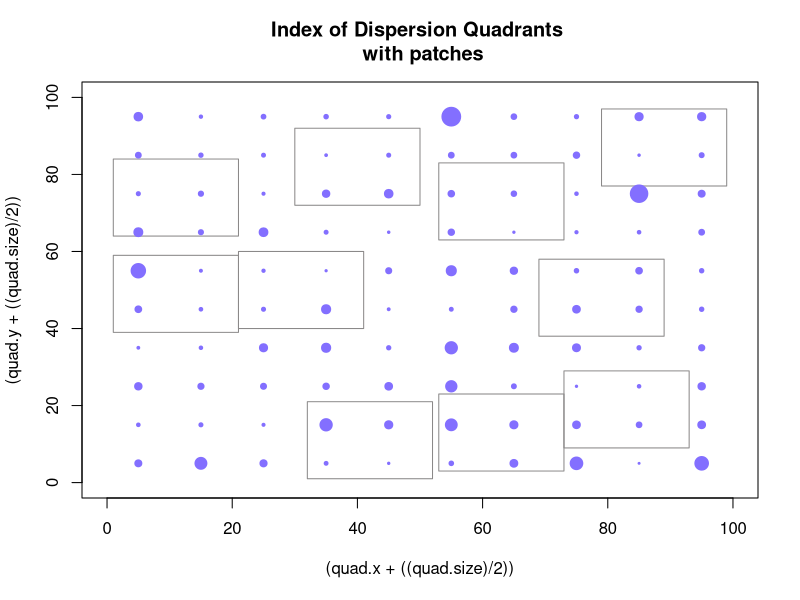
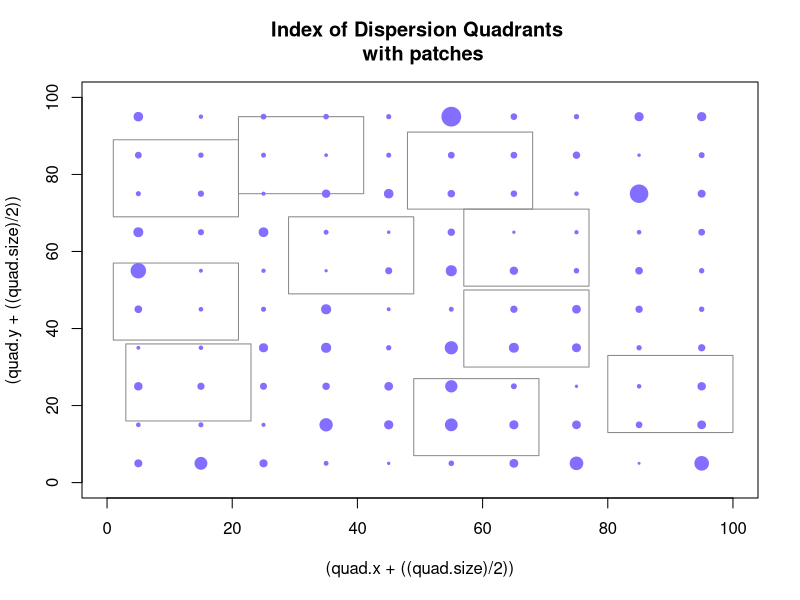
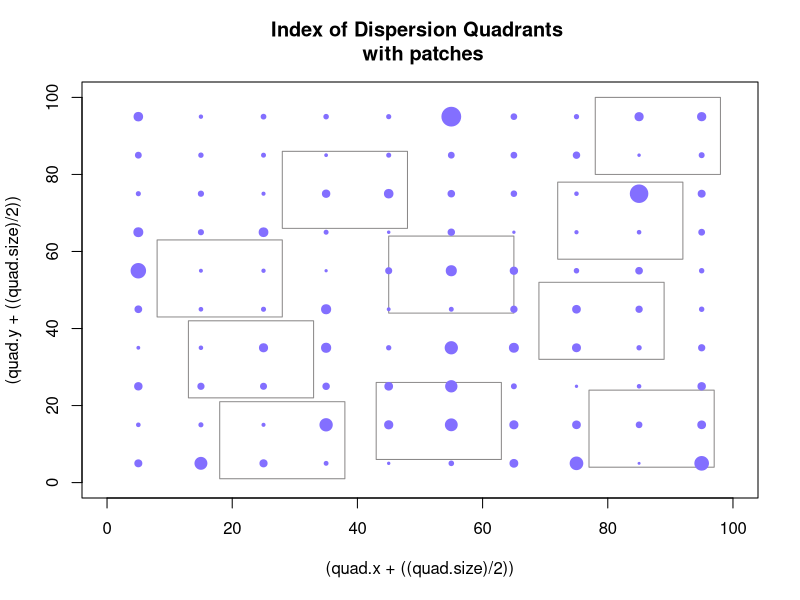
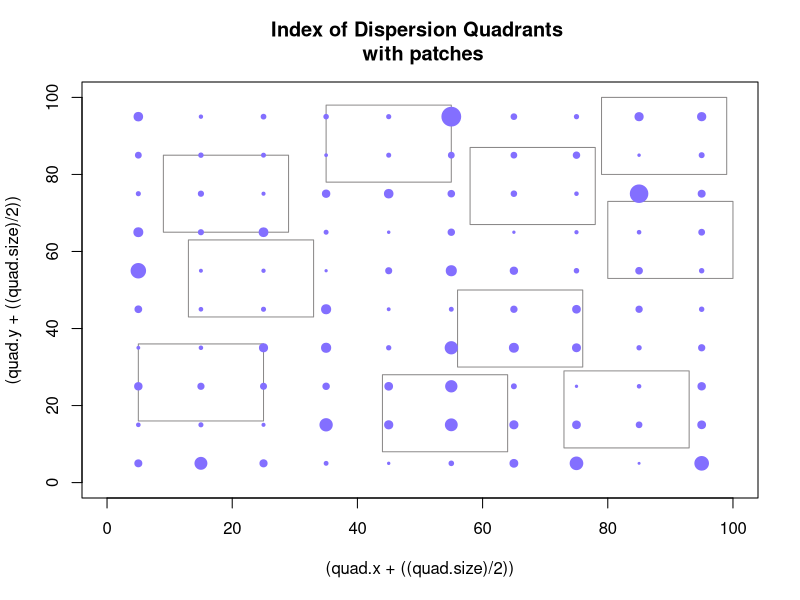
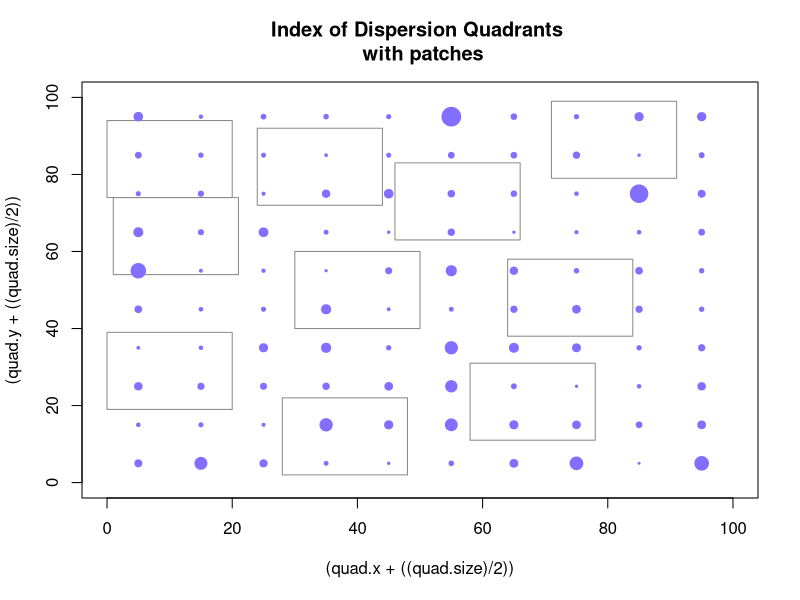
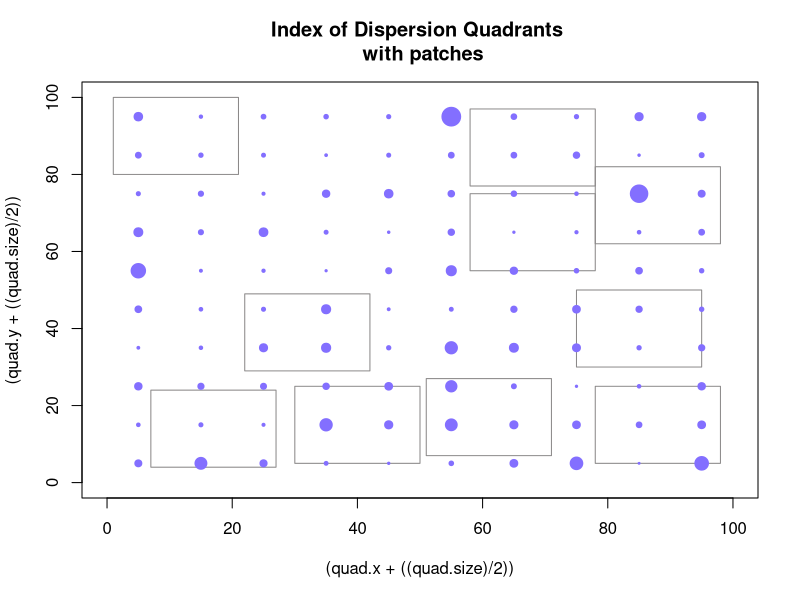
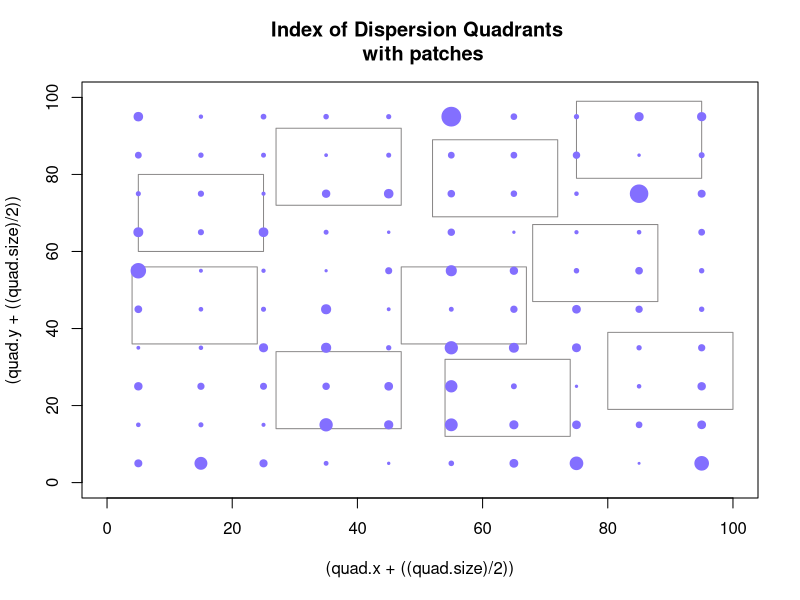
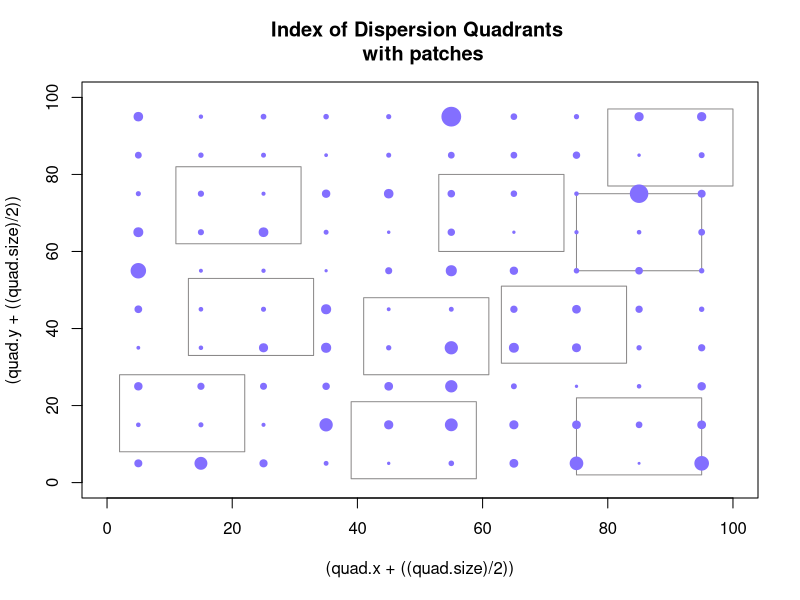

Here is the R script that generated these plots, in order: (Note: this script raises an error after producing the figures.)
#OPTIONS
 #1.  Choose to set metric to:
      # A)                      "sp" - Space between patch edges - Note:  Use for island model
      # B)                      "d"  - Space between patch centres 
     metric.lab="sp"        
 #2.  Assign Number of patches (num)
     num=100                        
 #3.  Assign Total Spatial Area over which the patches are distributed (Tx by Ty)
     Tx=100
     Ty=100
 #4.  Choose patch size distribution:
      # A Higher value is more clustered, 0 is uniform
     size.dist=1
 #5.  Choose spatial dist.  u=uniform, r=random, c=clustered
     spatial.dist="u"
      # For clustered, specify by how much.  
     clustering=0.5
 #6.  Block Number for clustering/random - May not be necessary to change,
      # and a little complicated to modify, so not included. 10x10 patches
      # probably OK for initial analyses.
      # Find under SPATIAL DIST. B) 
 #7.  Uniform Distribution - May want to modify to have patches go right to the edge.
      # However, we already have edge avoidance for random & clustered, so not necessary.
 #8.  Percentage of Islands that are not removed (as decimal)
     islands.to.be.removed=0.2  #WARNING!!!!  TEMP. CHANGED,  may be better at .5######## 
 #9.  Repeats for habitat destruction
      #repeats is the number of time we repeat simulation  
     repeats=1  #WARNING!!!!  TEMP. CHANGED, may be better at 100########
 #10. Change Alpha (for natural landscape - alpha changes according to how much land you remove)
     alpha=seq(1,2,.25)
 #11. Change mu
     mu=1
 #12. Total number of repeats for the entire program
     number.of.bunch.of.repeats=1
#overall data output
setwd("M:/R Program/DATA")
#setwd("C:/Users/Ben/Dropbox/R code/R code/habitat loss versus degradation metapopulation") #machine specific
prop.area<-undisturbed.eigen<-eigen.patch.rm <-eigen.islands<-eigen.quality<-num.patch.rem<-alpha.count<-bunch.of.repeats<-landscape.id<-mean.nn<-var.nn<-0
out.data<-cbind(prop.area,undisturbed.eigen,eigen.patch.rm ,eigen.islands,eigen.quality,num.patch.rem,alpha.count,bunch.of.repeats,landscape.id,mean.nn,var.nn)
nice.out.data<-cbind(prop.area,undisturbed.eigen,eigen.patch.rm ,eigen.islands,eigen.quality,num.patch.rem,alpha.count,bunch.of.repeats)

l.p.a=islands.to.be.removed*num
prop.area.n=rep(NA,l.p.a*length(alpha));dim(prop.area.n)=c(l.p.a,length(alpha))
eigen.patch.rm.n=rep(NA,l.p.a*length(alpha));dim(eigen.patch.rm.n)=c(l.p.a,length(alpha))
eigen.islands.n=rep(NA,l.p.a*length(alpha));dim(eigen.islands.n)=c(l.p.a,length(alpha))
eigen.quality.n=rep(NA,l.p.a*length(alpha));dim(eigen.quality.n)=c(l.p.a,length(alpha))
  
#PROGRAM

###############################################################
###############################################################
###############################################################

#Unique label for each run
unique.lab<-format(Sys.time(), "%b %d, %H,%M") ;unique.lab 

#Bunch of repeats:
for (bunch.of.repeats in 1:number.of.bunch.of.repeats) {

#So let us call A[i] the area of patch i (pi).  Assume circular patches for now, centered at (x[i],y[i]).

#PATCH SIZE - Total area is 100
#A<-rep(0,num); dim(A)<-c(num)
#    #A) Equally Sized 
#        A=rep(1 ,num)  #This part may not be necessary if we are not adding any other distribution types to part B (ex. rpois, rbinom...)
#          
    #B) Log normal distribution of site sizes
        #Issue (Slight approx.  -->  When scaling to fit total area of 100, you disrupt log normal distribution)
        A=rlnorm(n=num,mean=0,sd=size.dist) #Higher sd is more clustered
        A<-(num*A)/(sum(A))  

#RADIUS - Since patches are circular, ri=radius of ith patch.
        r<-sqrt(A/pi);  landscape.original.r=r
    
#LOCATION - Assign xi and yi
x<-rep(0,num); dim(x)<-c(num)
y<-rep(0,num); dim(y)<-c(num)

#SPATIAL DISTRIBUTION OF PATCHES
  #A) Uniform distribution (Only works for num=100 right now - more complicated for alternative num and Tx, Ty values)
    if (spatial.dist=="u"){
    x<-rep(seq(from=5,to=95,by=10),10)
    y<-rep(seq(from=5,to=95,by=10),each=10)}
  #B) Random & Aggregated Distribution - Agregated is a small size value, random is a large size value
    if (spatial.dist!="u"){ 
          #First, Assign the number of patches to go in each block in the total spatial area
          #Total number of blocks is block.number
          block.number=Tx*Ty/100
          mean.num<-num/block.number 
          if (spatial.dist!="c"){blocks<-rnbinom(n=block.number,size=clustering,mu=mean.num)} #aggregated
          if (spatial.dist!="r"){blocks<-rpois(n=block.number,lambda=mean.num)} #random - this is equivalent to size = infinity
          #Make total patch count = num
          while (sum(blocks)<num) {
             block.add<-runif(n=1,min=1,max=block.number+1)
             blocks[block.add]<-blocks[block.add]+1
             }
          while (sum(blocks)>num) {
             block.rm<-runif(n=1,min=1,max=block.number+1)
             if(blocks[block.rm]>0){
                blocks[block.rm]<-blocks[block.rm]-1
                }
             }   
             
          #Now place the patches within each block.  (Approx:  If the patches are too big to fit in one block, randomly place the patch nearby.)  
          patch.rad<-rep(0,num); dim(patch.rad)<-c(num)
          block.counter<-1
          patch.counter<-1
          for (i in 0:9) {  
            for (j in 0:9) { 
              if (blocks[block.counter]>0) {
                for (k in 1:blocks[block.counter]) {
                fit<-0
                to.exit<-0
                      while (fit==0) {
                           if(to.exit<=3) {
                              print(to.exit)
                              tmpi<-i*10+sample(1:9,size=1)
                              tmpj<-j*10+sample(1:9,size=1)
                           }
                           else {
                              tmpi<-tmpi+rnorm(n=1,mean=0,sd=2)
                              tmpj<-tmpj+rnorm(n=1,mean=0,sd=2)
                           }
                           tmp.rad<-r[patch.counter]
                           dis<-((x-tmpi)^2+(y-tmpj)^2)^.5-patch.rad-tmp.rad
                           #Note:  There is some origin avoidance here
                           #Some edge avoidance:
                           edge.dis<-min(c(tmpi-tmp.rad,tmpj-tmp.rad,Tx-tmpi-tmp.rad,Ty-tmpj-tmp.rad))
                           if (min(dis)<=0) {to.exit<-to.exit+1}
                           else if (edge.dis<0) {to.exit<-to.exit+1}
                           else   {fit<-1}
                      }
                      x[patch.counter]<-tmpi
                      y[patch.counter]<-tmpj
                      patch.rad[patch.counter]<-r[patch.counter]
                      patch.counter<-patch.counter+1
                }
              }
            block.counter<-block.counter+1
          }
          } 
          r<-patch.rad
    }

landscape.id<- format(Sys.time(), "%b %d %H %M %S")
tmp.landscape<-data.frame(x,y,r) ; tmp.name<-paste("landscape",unique.lab,"-",bunch.of.repeats,".txt",sep="")
write.table(tmp.landscape,file=tmp.name,sep="\t",row.names=F)  

#DISTANCE among patches - d is distance between patch centres, sp is the distance between patch edges. 
d<-rep(0,num^2);dim(d)<-c(num,num)
sp<-rep(0,num^2);dim(sp)<-c(num,num)   
    for (i in 1:num) {
      for (j in 1:num)  {
        d[i,j]<-((x[i]-x[j])^2+(y[i]-y[j])^2)^.5
        if (j!=i) {sp[i,j]<-(((x[i]-x[j])^2+(y[i]-y[j])^2)^.5)-(r[i]+r[j])}
      }
    }

#DISTANCE METRICS!
        d2<-as.vector(d); d2<-subset(d2,d2>0) ;d2<-d2[order(d2)]
        min.dist<-d2[1];second.dist<-d2[3];var.dist<-var(d2);mean.dist<-mean(d2)
        #Index of dispersion randomly placed boxes.  Make non-overlapping.  Use sites that have center in box (or else you coud do total area)
          quadrant.counter<-1
          quad.size<-20
          num.of.quad<-10
          quad.reps=20
          dispersion.index.area.approx.pre=rep(0,quad.reps); dim(dispersion.index.area.approx.pre)=c(quad.reps); dispersion.index.points.pre=rep(0,quad.reps); dim(dispersion.index.points.pre)=c(quad.reps)
          for (k in 1:quad.reps){
              quad.x=rep((Tx+quad.size),num.of.quad); dim(quad.x)=c(num.of.quad); quad.y=rep((Ty+quad.size),num.of.quad); dim(quad.y)=c(num.of.quad)
              for (i in 1:(num.of.quad)){
                exit.strategy=0
                overlap=rep(-1,num.of.quad)                                                                                                                                                    
                while ((min(overlap)<0)&(exit.strategy<500)){ 
                  tmp.quad.x<-sample(0:(Tx-quad.size),1)
                  tmp.quad.y<-sample(0:(Ty-quad.size),1)
                  exit.strategy=exit.strategy+1
                  for (j in 1:num.of.quad) {
                  	overlap[j]<-(max((tmp.quad.x+quad.size-quad.x[j])*(tmp.quad.x-quad.x[j]-quad.size),(tmp.quad.y+quad.size-quad.y[j])*(tmp.quad.y-quad.y[j]-quad.size))) 
                  }
                quad.x[i]<-tmp.quad.x; quad.y[i]<-tmp.quad.y
             	  }
              }

              #Display:
              symbols((quad.x+((quad.size)/2)),(quad.y+((quad.size)/2)),fg="snow4",xlim=c(0,Tx),ylim=c(0,Ty), main=("Index of Dispersion Quadrants \n with patches"), rectangles= matrix(rep((quad.size),num.of.quad*2),ncol=2), inches=F); symbols(x, y,fg="slateblue1", bg="slateblue1",circles=r, inches=F, add=T)
              #Count Number of patches in each quadrant:
              quad.patch.points=rep(0,num.of.quad); dim(quad.patch.points)=c(num.of.quad)
              quad.patch.area.approx=rep(0,num.of.quad); dim(quad.patch.area.approx)=c(num.of.quad)
              for (i in 1:num.of.quad){
              	for (j in 1:num){
              		if ((max((x[j]-quad.x[i])*(x[j]-quad.x[i]-quad.size),(y[j]-quad.y[i])*(y[j]-quad.y[i]-quad.size)))<=0){quad.patch.points[i]=quad.patch.points[i]+1; quad.patch.area.approx[i]=quad.patch.area.approx[i]+r[j]}
              	}
              }
              var.quad.points=var(quad.patch.points); mean.quad.points=mean(quad.patch.points)
              dispersion.index.points.pre[k]=var.quad.points/mean.quad.points
              var.quad.area.approx=var(quad.patch.area.approx); mean.quad.area.approx=mean(quad.patch.area.approx)
              dispersion.index.area.approx.pre[k]=var.quad.area.approx/mean.quad.area.approx
          }
          dispersion.index.points=mean(dispersion.index.points.pre)
          dispersion.index.area.approx=mean(dispersion.index.area.approx.pre)
          dispersion.index.points; dispersion.index.area.approx
        # Save landscape locations and patch sizes in another file    
        landscape.summary<-data.frame(bunch.of.repeats, min.dist, second.dist, var.dist, mean.dist, num, Tx, Ty, size.dist, spatial.dist, mu, quad.size, num.of.quad, dispersion.index.points, dispersion.index.area.approx); landscape.summary.name<-paste("landscape summary", unique.lab,"-",bunch.of.repeats,".txt",sep="")
        write.table(landscape.summary, file=landscape.summary.name, sep="\t",row.names=T)

    
#RENAMING VARIABLES - Are we using d or sp this time?

if (metric.lab=="sp") {metric=sp; metric.sp=1}                                
else {metric=d; metric.sp=0}

#ALPHA repeats          
for (alpha.count in alpha) {

#NATURAL LANDSCAPE MATRIX & EIGENVALUE
m<-rep(0,num^2);dim(m)<-c(num,num)   
    for (i in 1:num) {
      for (j in 1:num)  {
      if (i==j) {m[i,j]<-0}
        else {
         m[i,j]<-mu^2*A[i]*A[j]*exp(-1*metric[i,j]/alpha.count)}
      }}
   sol<-eigen(m,symmetric=F)
   aa<-sol$values[order(sol$values,decreasing=T)]
   eigen.natural<-Re(aa[1])

###############################################################
count<-0
prop.area<-c();eigen.patch.rm=c(); eigen.islands=c(); eigen.quality=c(); num.patch.rem=c(); eigen.quality2=c()
total.area=sum(A)
new.m<-rep(0,num^2);dim(new.m)<-c(num,num)    #new m with sites removed
m.smallermu<-rep(0,num^2);dim(m.smallermu)<-c(num,num) #For lower patch quality 
m.islands<-rep(0,num^2);dim(m.islands)<-c(num,num)# For Island model
for (i in 1:(islands.to.be.removed*num)) {  
    for (j in 1:repeats){
        count<-count+1
        print(count)
        num.patch.rem[count]=i
        # PATCH REMOVAL
        to.rem<-sample(1:num,size=i,replace=F)
        A.rem<-A ;  A.rem[to.rem]<-0 # Set size of patches to remove to zero
            for (k in 1:num) {
               for (l in 1:num)  {
               if (k==l) {new.m[k,l]<-0}
                 else {
                  new.m[k,l]<-mu^2*A.rem[k]*A.rem[l]*exp(-1*metric[k,l]/alpha.count)}  # New matrix with removed sites removed
               }}
            sol<-eigen(new.m,symmetric=F)
            aa<-sol$values[order(sol$values,decreasing=T)]
            eigen.patch.rm[count]<-Re(aa[1])    

        # PATCH QUALITY
        prop.area[count]=(total.area-sum(A[to.rem]))/total.area
        eigen.quality[count]=eigen.natural*(prop.area[count]^2)        
        
        # ISLAND MODEL Reduce the area of each patch    
        if (metric.sp==1) {
            new.A=prop.area[count]*A
            new.r=sqrt(new.A/pi)        
            new.sp<-rep(0,num^2);dim(new.sp)<-c(num,num)     
            for (k in 1:num) {  #dont need to reset new2.m since k!=l always constant
               for (l in 1:num)  {
                 if (k!=l) { 
                 new.sp[k,l]<-(((x[k]-x[l])^2+(y[k]-y[l])^2)^.5)-(new.r[k]+new.r[l])
                 m.islands[k,l]<-mu^2*new.A[k]*new.A[l]*exp(-1*new.sp[k,l]/alpha.count)}
            } }
        sol<-eigen(m.islands,symmetric=F)
        aa<-sol$values[order(sol$values,decreasing=T)]
        eigen.islands[count]<-Re(aa[1])} 
    }
}
if (metric.sp==0) {eigen.islands=eigen.quality}




###############################################################
########################SAVE DATA##############################
###############################################################


#SUMMARY
#The natural state of the patches have an eigenvalue of eigen.natural
#Remove a patch - eigen.patch.rm
#Reduce area of patch like island - eigen.islands
#Total proportion of area removed for each trial is 1-prop.area
#alpha.count - current alpha value
#number.of.bunch.of.repeats - total # of repeats for given setup
t.undisturbed.eigen<-rep(eigen.natural,length(prop.area)) ;t.bunch.of.repeats<-rep(bunch.of.repeats,length(prop.area));t.alpha.count<-rep(alpha.count,length(prop.area))
tmp.out<-cbind(prop.area,t.undisturbed.eigen,eigen.patch.rm ,eigen.islands,eigen.quality,num.patch.rem,t.alpha.count,t.bunch.of.repeats,landscape.id,mean.nn,var.nn)
out.data<-rbind(out.data,tmp.out)
nice.tmp.out<-cbind(prop.area,t.undisturbed.eigen,eigen.patch.rm ,eigen.islands,eigen.quality,num.patch.rem,t.alpha.count,t.bunch.of.repeats)
nice.out.data<-rbind(nice.out.data,nice.tmp.out)
      prop.area.n[,alpha.count]=prop.area
      eigen.patch.rm.n[,alpha.count]=eigen.patch.rm
      eigen.islands.n[,alpha.count]=eigen.islands
      eigen.quality.n[,alpha.count]=eigen.quality


#IS THIS NECESSARY??? 
#M.summary.stats1=c();dim(M.summary.stats1)=c(number.of.bunch.of.repeats,length(row))
#M.summary.stats1[alpha.count,]<-row

summary.of.trial<-summary(cbind(prop.area,eigen.patch.rm,eigen.islands,eigen.quality))
tmp.name<-paste("Summary,alpha=",alpha.count,",",unique.lab,"-",bunch.of.repeats,".txt",sep="")
write.table(summary.of.trial,file=tmp.name,sep="\t",row.names=T)


}


#AGAIN -- WHAT WAS THIS FOR???
#summary.stats2=c()                                                                     
#summary.stats2[bunch.of.repeats]=matrix(paste(
}

summary.stats=data.frame(out.data)
summary.stats<-summary.stats[-1,]
nice.su.stats=data.frame(nice.out.data)
nice.su.stats=nice.su.stats[-1,]
#summary(summary.stats) # I'm pretty sure this is the remnants of some internal control to test that it was working properly

######SAVE OUTPUT
tmp.name<-paste("RESULTS",unique.lab,".txt",sep="")
write.table(summary.stats,file=tmp.name,sep="\t",row.names=T)
write.table(summary.stats,file=paste("nice",tmp.name),sep="\t",row.names=T)


 #Issues I need to bring up:
 #What was that summary stats doing?
 #What is mean.nn, var.nn supposed to be?  I forget.

print("DONE!!!")


#DISPLAY:

##### Subset into each alpha:

for(j in 1:length(alpha))  {
      windows()
      plot(prop.area.n[,j],eigen.patch.rm.n[,j],main=(paste("Alpha=",alpha[j])))
      points(prop.area.n[,j],eigen.islands.n[,j],col="red")
      points(prop.area.n[,j],eigen.quality.n[,j],col="blue")
      plot.name1=paste("Point-plot(prop.area),alpha=",alpha[j],",",unique.lab,sep="")
      savePlot(filename=paste(plot.name1,".pdf",sep=""), type=c("pdf"))
      savePlot(filename=paste(plot.name1,".png",sep=""), type=c("png"))
      savePlot(filename=paste(plot.name1,".bmp",sep=""), type=c("bmp"))
      savePlot(filename=paste(plot.name1,".tiff",sep=""), type=c("tiff"))
      
      windows()
      break.size=5
      br.s=break.size/100
      num.breaks=islands.to.be.removed/br.s
      eigen.islands.subset=rep(NA,num.breaks*repeats*(islands.to.be.removed*num)*number.of.bunch.of.repeats);dim(eigen.islands.subset)=c(num.breaks,repeats*(islands.to.be.removed*num)*number.of.bunch.of.repeats)
      eigen.quality.subset=rep(NA,num.breaks*repeats*(islands.to.be.removed*num)*number.of.bunch.of.repeats);dim(eigen.quality.subset)=c(num.breaks,repeats*(islands.to.be.removed*num)*number.of.bunch.of.repeats)
      eigen.patch.rm.subset=rep(NA,num.breaks*repeats*(islands.to.be.removed*num)*number.of.bunch.of.repeats);dim(eigen.patch.rm.subset)=c(num.breaks,repeats*(islands.to.be.removed*num)*number.of.bunch.of.repeats)
      label.job=rep(NA,num.breaks);dim(label.job)=num.breaks
      for (i in 1:num.breaks){
          temp.di=subset(eigen.islands.n[,j],prop.area.n[,j]>=(1-islands.to.be.removed+(br.s*(i-1)))&prop.area.n[,j]<(1-islands.to.be.removed+(br.s*i)))
          eigen.islands.subset[i,1:length(temp.di)]=temp.di
          temp.di=subset(eigen.quality.n[,j],prop.area.n[,j]>=(1-islands.to.be.removed+(br.s*(i-1)))&prop.area.n[,j]<(1-islands.to.be.removed+(br.s*i)))
          eigen.quality.subset[i,1:length(temp.di)]=temp.di
          temp.di=subset(eigen.patch.rm.n[,j],prop.area.n[,j]>=(1-islands.to.be.removed+(br.s*(i-1)))&prop.area.n[,j]<(1-islands.to.be.removed+(br.s*i)))
          eigen.patch.rm.subset[i,1:length(temp.di)]=temp.di
          label.job[i]=paste((1-islands.to.be.removed+(br.s*(i-1))),"-",(1-islands.to.be.removed+(br.s*i)))
      }
      boxplot(t(eigen.islands.subset),col="red",names=label.job, main=(paste("Alpha=",alpha[j]))); boxplot(t(eigen.quality.subset),col="blue",add=T,names=label.job); boxplot(t(eigen.patch.rm.subset),add=T,names=label.job)
      plot.name2=paste("Barplot,alpha=",alpha[j],",",unique.lab,sep="")
      savePlot(filename=paste(plot.name2,".pdf",sep=""), type=c("pdf"))
      savePlot(filename=paste(plot.name2,".png",sep=""), type=c("png"))
      savePlot(filename=paste(plot.name2,".bmp",sep=""), type=c("bmp"))
      savePlot(filename=paste(plot.name2,".tiff",sep=""), type=c("tiff"))
}




windows()
plot(prop.area,eigen.patch.rm)
points(prop.area,eigen.islands,col="red")
points(prop.area,eigen.quality,col="blue")
plot.name1=paste("Point-plot(prop.area),",unique.lab,sep="")
savePlot(filename=paste(plot.name1,".pdf",sep=""), type=c("pdf"))
savePlot(filename=paste(plot.name1,".png",sep=""), type=c("png"))
savePlot(filename=paste(plot.name1,".bmp",sep=""), type=c("bmp"))
savePlot(filename=paste(plot.name1,".tiff",sep=""), type=c("tiff"))


windows()
break.size=5
br.s=break.size/100
num.breaks=islands.to.be.removed/br.s
eigen.islands.subset=rep(NA,num.breaks*repeats*(islands.to.be.removed*num)*number.of.bunch.of.repeats);dim(eigen.islands.subset)=c(num.breaks,repeats*(islands.to.be.removed*num)*number.of.bunch.of.repeats)
eigen.quality.subset=rep(NA,num.breaks*repeats*(islands.to.be.removed*num)*number.of.bunch.of.repeats);dim(eigen.quality.subset)=c(num.breaks,repeats*(islands.to.be.removed*num)*number.of.bunch.of.repeats)
eigen.patch.rm.subset=rep(NA,num.breaks*repeats*(islands.to.be.removed*num)*number.of.bunch.of.repeats);dim(eigen.patch.rm.subset)=c(num.breaks,repeats*(islands.to.be.removed*num)*number.of.bunch.of.repeats)
label.job=rep(NA,num.breaks);dim(label.job)=num.breaks
for (i in 1:num.breaks){
    temp.di=subset(eigen.islands,prop.area>=(1-islands.to.be.removed+(br.s*(i-1)))&prop.area<(1-islands.to.be.removed+(br.s*i)))
    eigen.islands.subset[i,1:length(temp.di)]=temp.di
    temp.di=subset(eigen.quality,prop.area>=(1-islands.to.be.removed+(br.s*(i-1)))&prop.area<(1-islands.to.be.removed+(br.s*i)))
    eigen.quality.subset[i,1:length(temp.di)]=temp.di
    temp.di=subset(eigen.patch.rm,prop.area>=(1-islands.to.be.removed+(br.s*(i-1)))&prop.area<(1-islands.to.be.removed+(br.s*i)))
    eigen.patch.rm.subset[i,1:length(temp.di)]=temp.di
    label.job[i]=paste((1-islands.to.be.removed+(br.s*(i-1))),"-",(1-islands.to.be.removed+(br.s*i)))
}
boxplot(t(eigen.islands.subset),col="red",names=label.job); boxplot(t(eigen.quality.subset),col="blue",add=T,names=label.job); boxplot(t(eigen.patch.rm.subset),add=T,names=label.job)
plot.name2=paste("Barplot",unique.lab,sep="")
savePlot(filename=paste(plot.name2,".pdf",sep=""), type=c("pdf"))
savePlot(filename=paste(plot.name2,".png",sep=""), type=c("png"))
savePlot(filename=paste(plot.name2,".bmp",sep=""), type=c("bmp"))
savePlot(filename=paste(plot.name2,".tiff",sep=""), type=c("tiff"))









#### DYSFUNCTIONAL DISPLAY:

for (i in 1: length(alpha)) {
windows()
ss<-subset(summary.stats,alpha.count==alpha[i])
plot(ss$prop.area,ss$eigen.patch.rm,main=paste("alpha =",alpha[i]))
points(ss$prop.area,ss$eigen.quality,col="blue")
points(ss$prop.area,ss$eigen.islands,col="green")
 }


#WHAT WAS THIS FOR??????? (Everything below this)

##new program
landscapes<-unique(summary.stats$landscape.id)
paste("landscape",landscapes[1],".txt",sep="")

